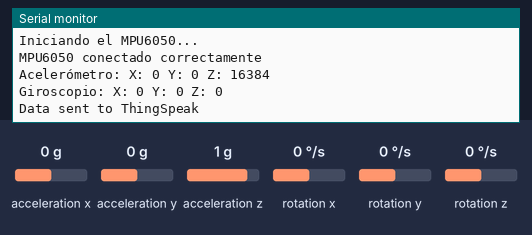
Recording of a sketch running on a simulated ESP32. Parts: the last lines printed to the serial monitor. The test bench sets the inputs (shaded band); at power-on: acceleration x 0 g, acceleration y 0 g, acceleration z 1 g, rotation x 0 °/s, rotation y 0 °/s, rotation z 0 °/s. WiFi joins after 1.5 s; servers stay silent unless stated; web services answer with replies made up by the test bench.

Above: at 3.2 s.
3.3 s: acceleration x set to -1.4 g
At 3.37 s:
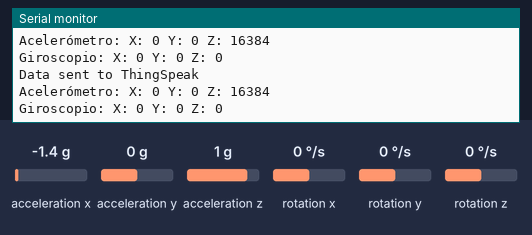
4.8 s: acceleration y set to -1.4 g
At 6.2 s:
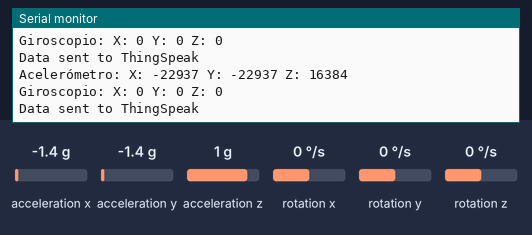
6.3 s: acceleration z set to -1.4 g
At 7.6 s:
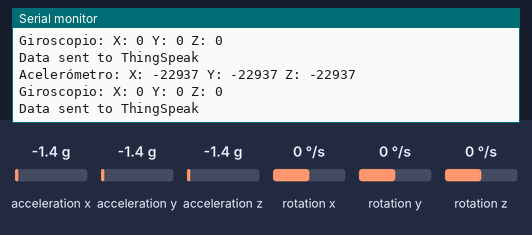
7.8 s: rotation x set to -192 °/s
At 9.0 s:
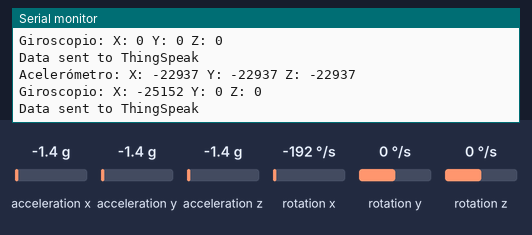
9.3 s: rotation y set to -192 °/s
At 11.4 s:
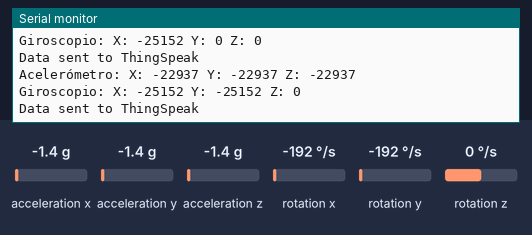

Measured:
- after the input at 4.8 s, the serial monitor: prints a new line after 0.82 s (image 2)
- after the input at 6.3 s, the serial monitor: prints a new line after 0.53 s (image 3)
- after the input at 7.8 s, the serial monitor: prints a new line after 0.23 s (image 4)
- after the input at 9.3 s, the serial monitor: prints a new line after 1.1 s (image 5)

The sketch:

PU.ino
```cpp
#include "Wire.h"
#include "MPU6050.h"
#include <WiFi.h>
#include <HTTPClient.h>

const char* ssid = "INFINITUM7z8t";
const char* password = "963ffc39a2";
const char* server = "http://api.thingspeak.com/update";
const char* apiKey = "M0ATTRMCW8Q70JLY";

MPU6050 mpu;

void setup() {
  Serial.begin(115200);
  Wire.begin();

  // Conectar a WiFi
  WiFi.begin(ssid, password);
  while (WiFi.status() != WL_CONNECTED) {
    delay(1000);
    Serial.println("Connecting to WiFi...");
  }
  Serial.println("Connected to WiFi");

  // Inicia la comunicación con el MPU6050
  Serial.println("Iniciando el MPU6050...");
  mpu.initialize();

  // Verifica la conexión
  if (mpu.testConnection()) {
    Serial.println("MPU6050 conectado correctamente");
  } else {
    Serial.println("Error al conectar el MPU6050");
  }
}

void loop() {
  // Variables para almacenar los valores del acelerómetro y giroscopio
  int16_t ax, ay, az;
  int16_t gx, gy, gz;

  // Obtiene los valores del acelerómetro y giroscopio
  mpu.getMotion6(&ax, &ay, &az, &gx, &gy, &gz);

  // Imprime los valores del acelerómetro
  Serial.print("Acelerómetro: ");
  Serial.print("X: "); Serial.print(ax); Serial.print(" ");
  Serial.print("Y: "); Serial.print(ay); Serial.print(" ");
  Serial.print("Z: "); Serial.println(az);

  // Imprime los valores del giroscopio
  Serial.print("Giroscopio: ");
  Serial.print("X: "); Serial.print(gx); Serial.print(" ");
  Serial.print("Y: "); Serial.print(gy); Serial.print(" ");
  Serial.print("Z: "); Serial.println(gz);

  // Enviar datos a ThingSpeak
  if (WiFi.status() == WL_CONNECTED) {
    HTTPClient http;
    String url = String(server) + "?api_key=" + apiKey +
                 "&field1=" + String(ax) +
                 "&field2=" + String(ay) +
                 "&field3=" + String(az) +
                 "&field4=" + String(gx) +
                 "&field5=" + String(gy) +
                 "&field6=" + String(gz);
    http.begin(url);
    int httpCode = http.GET();
    if (httpCode > 0) {
      Serial.println("Data sent to ThingSpeak");
    } else {
      Serial.println("Error in sending data");
    }
    http.end();
  }

  delay(1000); // Enviar datos cada segundo
}
```
